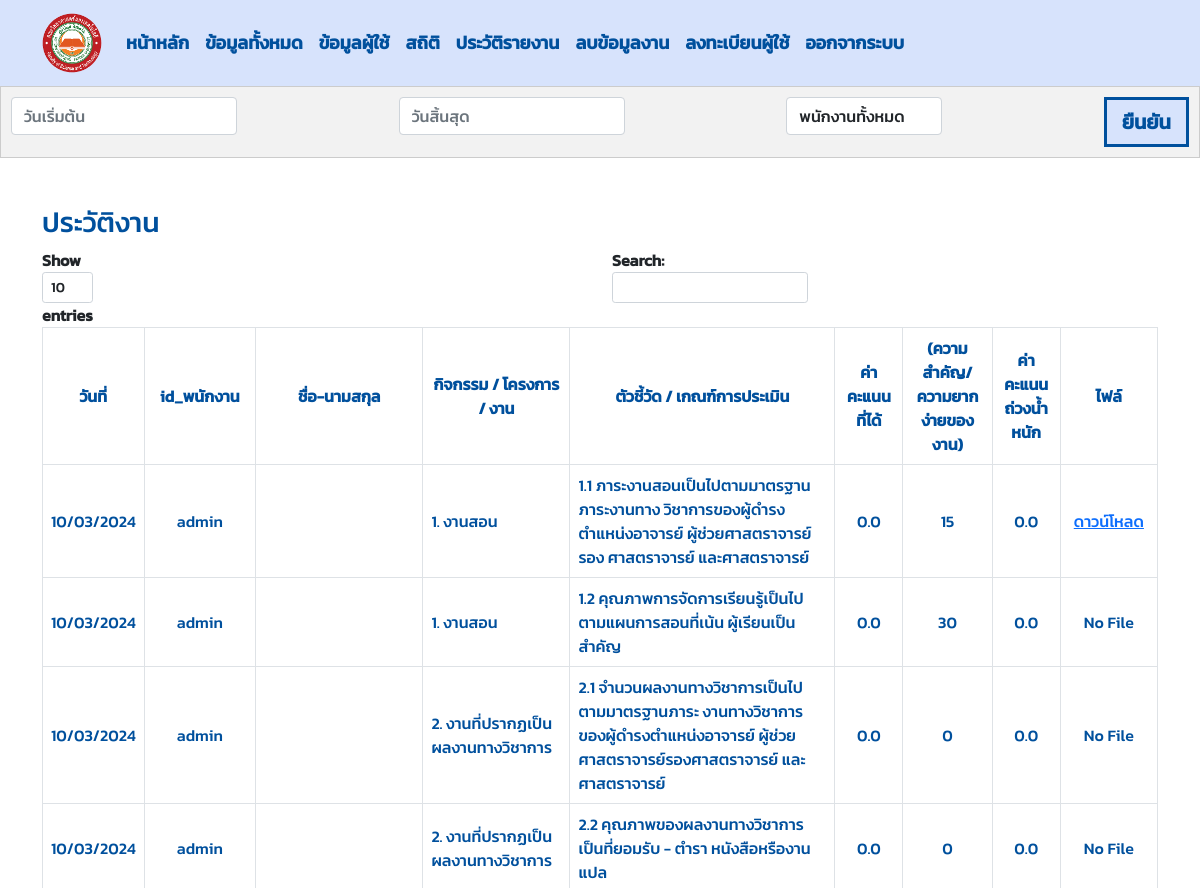
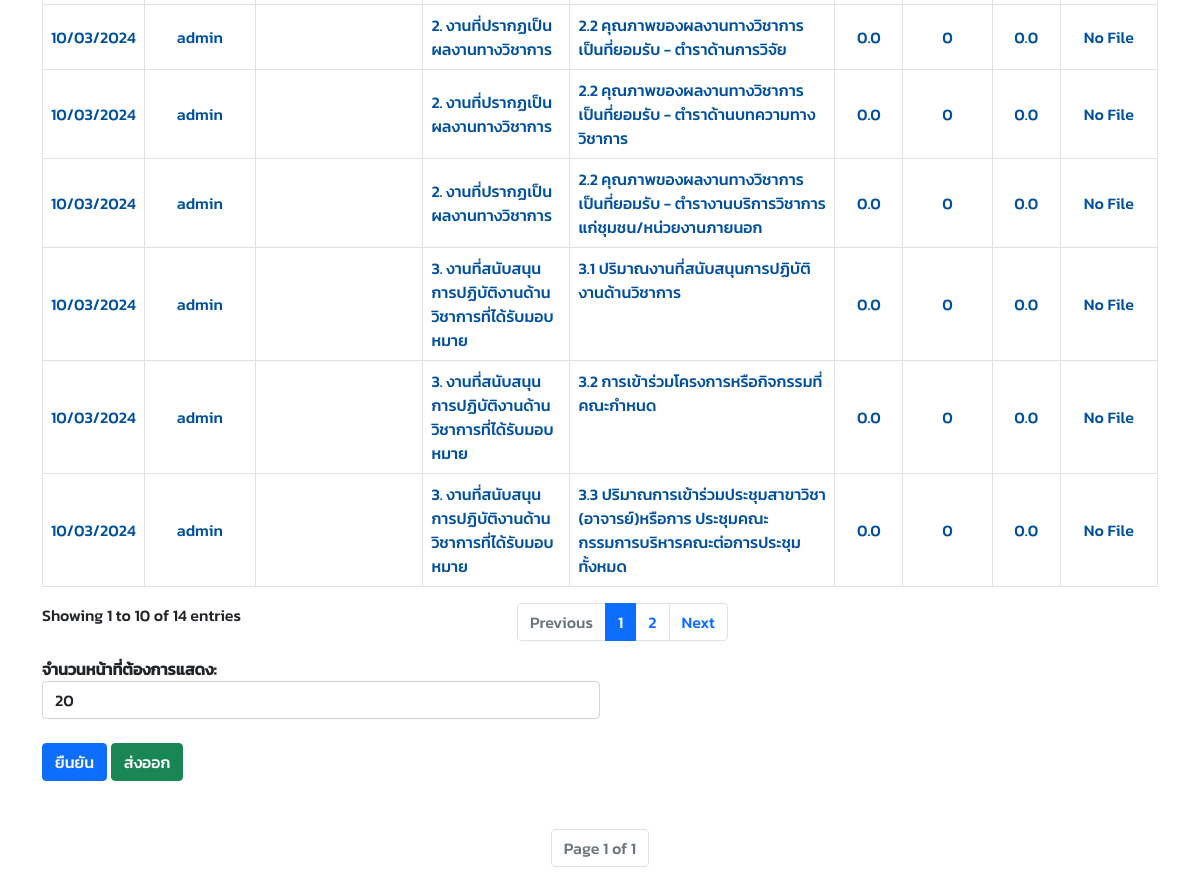
The page /work_history/ (signed in) on the database its author committed (2 pictures, top to bottom).
### managesystem/models.py (models this page shows, shortened)
class Save(models.Model):
    employee_id = models.CharField(max_length=30)
    employee_firstname = models.CharField(max_length=30)
    employee_lastname = models.CharField(max_length=30)
    work = models.CharField(max_length=255)
    description = models.CharField(max_length=255)
    total = models.PositiveIntegerField(default=0)
    employee_score = models.FloatField(default=0.0)
    dean_score = models.FloatField(default=0.0)
    result_score = models.FloatField(default=0.0)
    file = models.FileField(upload_to=user_directory_path, blank=True, null=True)
    date = models.DateField(auto_now_add=True)
    class Meta:
        verbose_name_plural = "บันทึกข้อมูล"

### managesystem/views.py (the view)
    def wrapper(request, *args, **kwargs):
        if not request.user.is_authenticated:
            messages.info(request, "กรุณาเข้าสู่ระบบ")  # Custom message
            return redirect('login')  # Redirect to login URL
        return function(request, *args, **kwargs)

### managesystem/views.py (called while the page is built)
def custom_login_required(function):
    def wrapper(request, *args, **kwargs):
        if not request.user.is_authenticated:
            messages.info(request, "กรุณาเข้าสู่ระบบ")  # Custom message
            return redirect('login')  # Redirect to login URL
        return function(request, *args, **kwargs)
    return wrapper

### templates/work_history.html (shortened to what this page needs)
{% include 'navbar.html' %}
<!DOCTYPE html>
<html lang="en">
<head>
    {% load static %}
    <link rel="stylesheet" href="{% static 'css/work_history.css' %}">
    <link rel="stylesheet" href="{% static 'css/fonts.css' %}">
</head>
<body>
    {% if user.employee.position == 'Dean' %}
    <div class="filter-bar">
        <div class="filter-dropdown">
            <input type="text" class="form-control datepicker" id="start_date" placeholder="วันเริ่มต้น" name="start_date" value="{{ start_date|date:'%d/%m/%Y' }}">
        </div>
        <div class="filter-dropdown">
            <input type="text" class="form-control datepicker" id="end_date" placeholder="วันสิ้นสุด" name="end_date" value="{{ end_date|date:'%d/%m/%Y' }}">
        </div>
        <div class="filter-dropdown">
            <select class="form-control" id="employeeFilter"placeholder="เจ้าหน้าที่ทำความสะอาดทั้งหมด" name="employee">
                <option value="">พนักงานทั้งหมด</option>
            </select>
        </div>
        <button type="button" onclick="applyFilters()">ยืนยัน</button>
    </div>
    <div class="container mt-5">
        <h3>ประวัติงาน</h3>
        <div class="table-responsive">
        <table id="workdata-table" class="table table-bordered">
            <thead class="thead-dark">
                <tr class="align-middle text-center">
                    <th data-filter="true" data-filter-type="select">วันที่</th>
                    <th data-filter="true" data-filter-type="select">id_พนักงาน</th>
                    <th data-filter="true" data-filter-type="select">ชื่อ-นามสกุล</th>
                    <th data-filter="true" data-filter-type="select">กิจกรรม / โครงการ / งาน</th>
                    <th data-filter="true" data-filter-type="select">ตัวชี้วัด / เกณฑ์การประเมิน</th>
                    <th data-filter="true" data-filter-type="select">ค่าคะแนนที่ได้</th>
                    <th data-filter="true" data-filter-type="select">(ความสำคัญ/ความยากง่ายของงาน)</th>
                    <th data-filter="true" data-filter-type="select">ค่าคะแนนถ่วงน้ำหนัก</th>
                    <th data-filter="true" data-filter-type="select">ไฟล์</th>
                </tr>
            </thead>
            <tbody>
                {% for workdata in workdata_history %}
                <tr>
                    <td class="text-center align-middle" style="width: 8%;">{{ workdata.date|date:'d/m/Y' }}</td>
                    <td class="text-center align-middle" style="width: 10%;">{{ workdata.employee_id}}</td>
                    <td class="text-center align-middle" style="width: 15%;">{{ workdata.employee_firstname }} {{ workdata.employee_lastname }}</td>
                    <td class="align-middle"> {{ workdata.work }} </td>
                    <td >{{ workdata.description }}</td>
                    <td class="align-middle text-center">{{ workdata.dean_score }}</td>
                    <td class="align-middle text-center">{{ workdata.total }}</td>
                    <td class="align-middle text-center">{{ workdata.result_score }}</td>
                    <td class="text-center align-middle">
                        {% if workdata.file %}
                            <a href="{% url 'download_file' workdata.id %}">ดาวน์โหลด</a>
                        {% else %}
                            No File
                        {% endif %}</td>
                </tr>
                {% endfor %}
            </tbody>
        </table>
        </div>
                {% endif %}
                    <div class="col-md-6">
                        <form method="get">
                            <div class="form-group">
                                <label for="items_per_page">จำนวนหน้าที่ต้องการแสดง:</label>
                                <select class="form-control" name="items_per_page" id="items_per_page">
                                    <option value="20" {% if items_per_page == 20 %}selected{% endif %}>20</option>
                                </select>
                            </div>
                        </div>
                            <div class="row">
                            <div class="col-md-12">
                                <button type="submit" onclick="applyFilters()" class="btn btn-primary mt-4 mb-5">ยืนยัน</button>
                                <button type="button" class="btn btn-success float-right mt-4 mb-5" id="exportBtn">ส่งออก</button>
                            </div>
                        </div>
        <div class="pagination justify-content-center">
            <ul class="pagination">
                <li class="page-item disabled">
                    <span class="page-link">Page {{ workdata_history.number }} of {{ workdata_history.paginator.num_pages }}</span>
                </li>
            </ul>
        </div>
    </div>
</body>
</html>

### static/css/work_history.css (style rules this page uses)
h1,h2,h3,h4,h5,h6,p,td,th { color: #00509D; }
.filter-bar { display: flex; justify-content: space-between; background-color: #f2f2f2; padding: 10px; border: 1px solid #ccc; overflow-x: auto; }
.filter-dropdown { margin-right: 10px; }
label { font-weight: bold; }
select { padding: 5px; border: 1px solid #ccc; border-radius: 5px; }
button { font-size: 20px; background-color: #D7E3FC; border: 3px solid #00509D; padding: 7px 15px; color: #00509D; font-weight: bold; }

### rows shown on the page
Save: date "10/03/2024", employee_id "admin", work "1. งานสอน", description "1.1 ภาระงานสอนเป็นไปตามมาตรฐานภาระงานทาง วิชาการของผู้ดำรงตำแหน่งอาจารย์ ผู้ช่วยศาสตราจารย์ รอง ศาสตราจารย์ และศาสตราจารย์", dean_score "0.0", total "15", result_score "0.0", shows "ดาวน์โหลด"
Save: date "10/03/2024", employee_id "admin", work "1. งานสอน", description "1.2 คุณภาพการจัดการเรียนรู้เป็นไปตามแผนการสอนที่เน้น ผู้เรียนเป็นสำคัญ", dean_score "0.0", total "30", result_score "0.0", file "No File"
Save: date "10/03/2024", employee_id "admin", work "2. งานที่ปรากฏเป็นผลงานทางวิชาการ", description "2.1 จำนวนผลงานทางวิชาการเป็นไปตามมาตรฐานภาระ งานทางวิชาการของผู้ดำรงตำแหน่งอาจารย์ ผู้ช่วย ศาสตราจารย์รองศาสตราจารย์ และศาสตราจารย์", dean_score "0.0", total "0", result_score "0.0", file "No File"
Save: date "10/03/2024", employee_id "admin", work "2. งานที่ปรากฏเป็นผลงานทางวิชาการ", description "2.2 คุณภาพของผลงานทางวิชาการเป็นที่ยอมรับ - ตำรา หนังสือหรืองานแปล", dean_score "0.0", total "0", result_score "0.0", file "No File"
Save: date "10/03/2024", employee_id "admin", work "2. งานที่ปรากฏเป็นผลงานทางวิชาการ", description "2.2 คุณภาพของผลงานทางวิชาการเป็นที่ยอมรับ - ตำราด้านการวิจัย", dean_score "0.0", total "0", result_score "0.0", file "No File"
Save: date "10/03/2024", employee_id "admin", work "2. งานที่ปรากฏเป็นผลงานทางวิชาการ", description "2.2 คุณภาพของผลงานทางวิชาการเป็นที่ยอมรับ - ตำราด้านบทความทางวิชาการ", dean_score "0.0", total "0", result_score "0.0", file "No File"
Save: date "10/03/2024", employee_id "admin", work "2. งานที่ปรากฏเป็นผลงานทางวิชาการ", description "2.2 คุณภาพของผลงานทางวิชาการเป็นที่ยอมรับ - ตำรางานบริการวิชาการแก่ชุมชน/หน่วยงานภายนอก", dean_score "0.0", total "0", result_score "0.0", file "No File"
Save: date "10/03/2024", employee_id "admin", work "3. งานที่สนับสนุนการปฏิบัติงานด้าน วิชาการที่ได้รับมอบหมาย", description "3.1 ปริมาณงานที่สนับสนุนการปฏิบัติงานด้านวิชาการ", dean_score "0.0", total "0", result_score "0.0", file "No File"
Save: date "10/03/2024", employee_id "admin", work "3. งานที่สนับสนุนการปฏิบัติงานด้าน วิชาการที่ได้รับมอบหมาย", description "3.2 การเข้าร่วมโครงการหรือกิจกรรมที่คณะกำหนด", dean_score "0.0", total "0", result_score "0.0", file "No File"
Save: date "10/03/2024", employee_id "admin", work "3. งานที่สนับสนุนการปฏิบัติงานด้าน วิชาการที่ได้รับมอบหมาย", description "3.3 ปริมาณการเข้าร่วมประชุมสาขาวิชา (อาจารย์)หรือการ ประชุมคณะกรรมการบริหารคณะต่อการประชุมทั้งหมด", dean_score "0.0", total "0", result_score "0.0", file "No File"

### other values the page prints
{{ workdata_history.number }} "1"
{{ workdata_history.paginator.num_pages }} "1"
